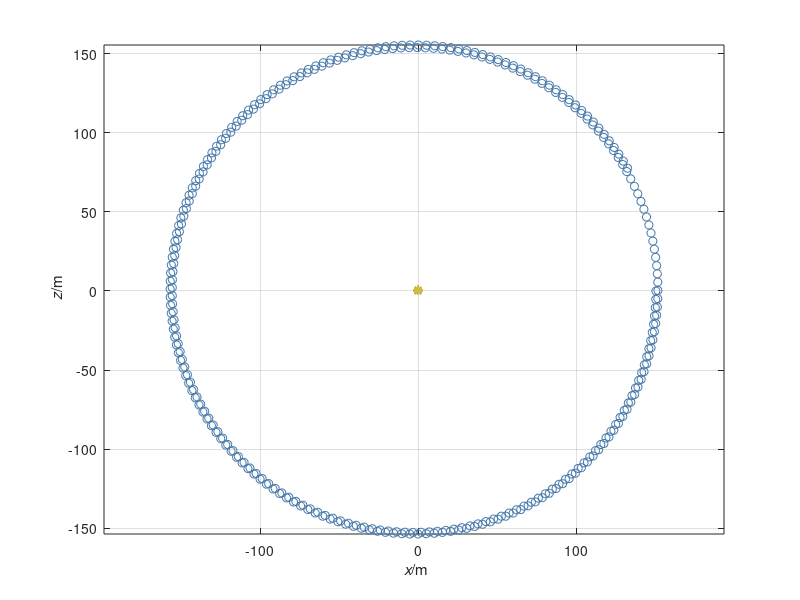

Here is the MATLAB script that generated this plot:
%%% Numerical simulation of Sun and Earth
%% Coordinates (t, x, y)
%% length unit is 10^9 m

%% Constants
ma = 2e30;            % kg: mass-energy Sun
mb = 6e24;            % kg: mass-energy Earth
kappa = 6.67408e-38;  % 10^27 N m^2/kg^2: gravitational constant

%% Initial conditions
t = 0;                    % s: initial time
ra = [-0.35, 0.10];       % 10^9 m: initial position Sun
va = [-6.2e-12, 9.3e-9];  % 10^9 m/s: initial velocity Sun
Pa = ma * va;             % 10^9 N s: initial momentum Sun
rb = [150, 0];            % 10^9 m: initial position Earth
vb = [0, -3e-5];          % 10^9 m/s: initial velocity Earth
Pb = mb * vb;             % 10^9 N s: initial momentum Earth

%% Boundary conditions
Fa = [0, 0];  % N: surface force Sun
Fb = [0, 0];  % N: surface force Earth

%% Time-iteration parameters
t1 = 63115200;  % s: final time (2 years)
dt = 3600;      % s: time step (1 h)

%% Plotting
dtplot = t1/360;  % time interval between plots
tplot = dtplot;   % time for next plot
clf
plot(ra(1), ra(2), '*', 'color', '#CCBB44')
hold on; plot(rb(1), rb(2), 'o', 'color', '#4477AA')
xlabel('{\it x}/m'); ylabel('{\it z}/m')
axis('tight'); axis('equal'); grid on; hold on

%% Numerical time integration
while t < t1

  %% constitutive relations
  va = Pa / ma;
  vb = Pb / mb;
  Ga = - kappa * ma * mb * (ra - rb) / norm(ra - rb)^3;
  Gb = - kappa * mb * ma * (rb - ra) / norm(rb - ra)^3;

  %% step forward in time with balance laws
  t = t + dt;
  Pa = Pa + (Fa + Ga) * dt;
  ra = ra + va * dt;
  Pb = Pb + (Fb + Gb) * dt;
  rb = rb + vb * dt;

  %% plot
  if t > tplot
    plot(ra(1), ra(2), '*', 'color', '#CCBB44')
    hold on; plot(rb(1), rb(2), 'o', 'color', '#4477AA')
    xlabel('{\it x}/m'); ylabel('{\it z}/m')
    axis('tight'); axis('equal'); grid on; hold on
    pause(0)
    tplot = tplot + dtplot;
  end
end
